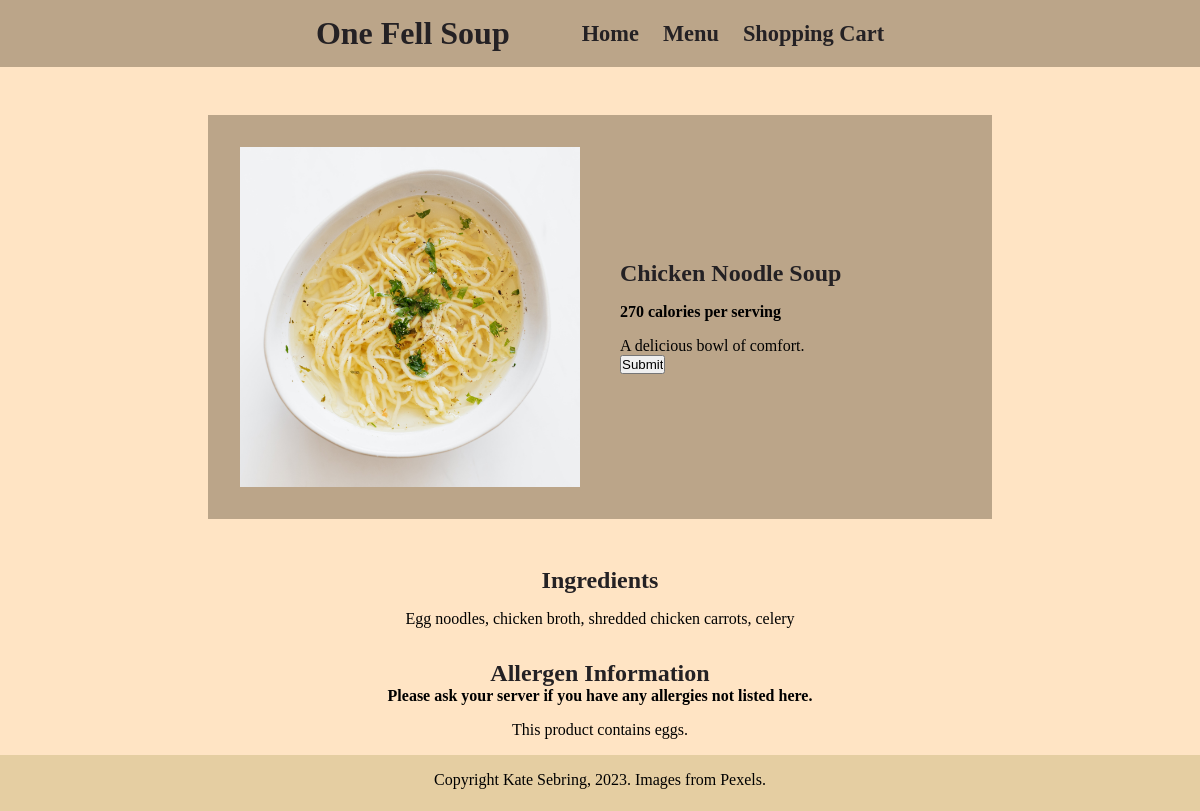
Screenshot of /chicken-noodle.php with the database file from the repository.
### tables this page shows
CREATE TABLE soup_products(
productID INT AUTO_INCREMENT PRIMARY KEY,
productName VARCHAR(255),
productDescription VARCHAR(1000),
calories INT,
productPrice DECIMAL(13,2),
webPageLink VARCHAR(255),
allergies VARCHAR (1000),
ingredients VARCHAR (1000),
productImg VARCHAR(255)
);

### chicken-noodle.php (the view, shortened to what this page needs)
<?php
include("header.php");
?>
<!DOCTYPE html>
<html lang="en">
<head>
    <link href="css/universal_settings.css" rel="stylesheet">
</head>
<body>
    <main>
        <div class="main-product-info">
        <?php
            try {
                $selectItem = "SELECT * FROM soup_products WHERE productId = 2";
                $stmt = $conn->prepare($selectItem);
                $stmt->execute();
                $stmt->setFetchMode(PDO::FETCH_ASSOC);
                foreach($stmt->fetchAll() as $listItem) {
                    $productName = $listItem['productName'];
                    $calories = $listItem['calories'];
                    $productImg = $listItem['productImg'];
                    $productDescription = $listItem['productDescription'];
                    echo "<div class='productImage'><img src='$productImg' class='soup-img'></div>";
                    echo "<div class='productInfo'><h2>$productName</h2>";
                    echo "<p><b>$calories calories per serving</b></p>";
                    echo "<p id='product-description'>$productDescription</p>";
                }
            } catch(PDOException $e) {
                echo "Error: " . $e->getMessage();
            }
        ?>
            <form action="chicken-noodle.php" method="post">
                <input type="submit" name="submit">
            </form>
            </div>
        </div>
        <div class="nutrition-info">
            <div id="ingredients">
                <h3>Ingredients</h3>
                <?php
                try {
                    $selectItem = "SELECT * FROM soup_products WHERE productId = 2";
                    $stmt = $conn->prepare($selectItem);
                    $stmt->execute();
                    $stmt->setFetchMode(PDO::FETCH_ASSOC);
                    foreach($stmt->fetchAll() as $listItem) {
                        $ingredients = $listItem['ingredients'];
                        echo "<p>$ingredients</p>";
                    }
                } catch(PDOException $e) {
                    echo "Error: " . $e->getMessage();
                }
                ?>
            </div>
            <div id="allergens">
                <h3>Allergen Information</h3>
                <strong>Please ask your server if you have any allergies not listed here.</strong>
                <?php
                try {
                    $selectItem = "SELECT * FROM soup_products WHERE productId = 2";
                    $stmt = $conn->prepare($selectItem);
                    $stmt->execute();
                    $stmt->setFetchMode(PDO::FETCH_ASSOC);
                    foreach($stmt->fetchAll() as $listItem) {
                        $allergies = $listItem['allergies'];
                        echo "<p>This product contains $allergies.</p>";
                    }
                } catch(PDOException $e) {
                    echo "Error: " . $e->getMessage();
                }
                ?>
            </div>
        </div>
    <footer>
        Copyright Kate Sebring, 2023. Images from Pexels.
    </footer>
    </main>
</body>
</html>

### css/universal_settings.css (style rules this page uses)
* { margin: 0; padding: 0; }
body { font-family: Cambria, Cochin, Georgia, Times, 'Times New Roman', serif; background-color: bisque; }
footer { background-color: rgb(229, 206, 162); height: 2.5rem; text-align: center; width:100%; padding-top: 1em; padding-bottom: 1em; margin-top: 1em; }
@media screen and (min-width: 348px) { footer { padding-bottom: 0; } }

### chicken-noodle.php (style rules this page uses)
.main-product-info { margin: auto; margin-top: 3rem; display: flex; flex-flow: column wrap; justify-content: center; align-items: center; text-align: center; padding: 2rem; background-color: #bba589; }
h2 { margin-bottom: 1rem; }
.soup-img { width: 100%; padding-bottom:1rem; }
h1, h2, h3 { color: #242124; }
p { margin-top:1rem; }
h3 { font-size: 1.5rem; }
.nutrition-info { display: flex; flex-flow: column wrap; align-items: center; gap:2rem; margin-top: 3rem; text-align: center; }
@media screen and (min-width: 700px) { main { flex-flow: row wrap; } }
@media screen and (min-width: 700px) { .soup-img { padding-bottom:0; } }
@media screen and (min-width: 700px) { .main-product-info { display: grid; grid-template-columns: repeat(2, 4fr); grid-template-rows: 1fr; grid-column-gap: 40px; grid-row-gap: 0px; text-align: left; width:70%; } }
@media screen and (min-width: 700px) { .productImage { grid-area: 1 / 1 / 2 / 2; } }
@media screen and (min-width: 700px) { .productInfo { grid-area: 1 / 2 / 2 / 3; } }
@media screen and (min-width: 1200px) { .main-product-info { width:60%; } }

### rows the page displays
soup_products: productImg (picture), productName "Chicken Noodle Soup", calories "270", productDescription "A delicious bowl of comfort.", ingredients "Egg noodles, chicken broth, shredded chicken carrots, celery", allergies "eggs"
